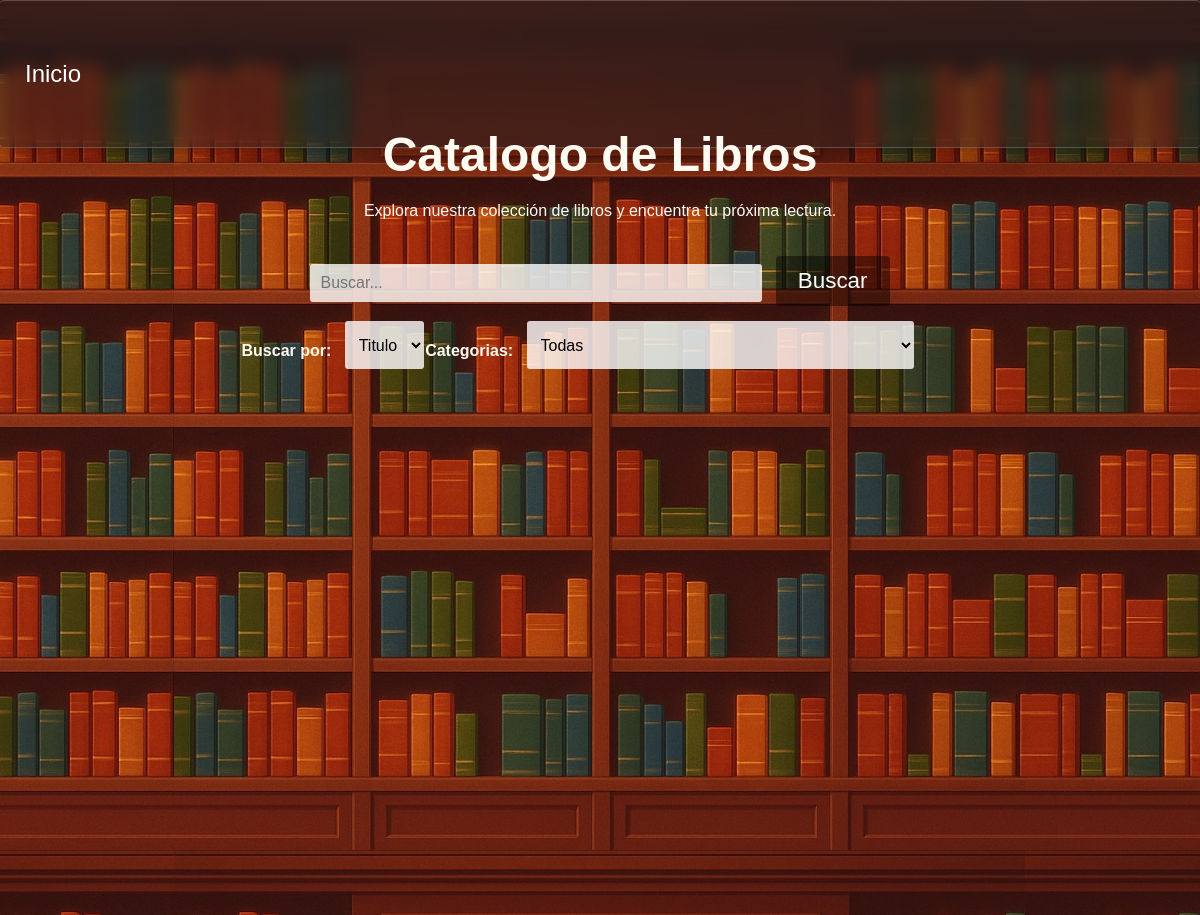
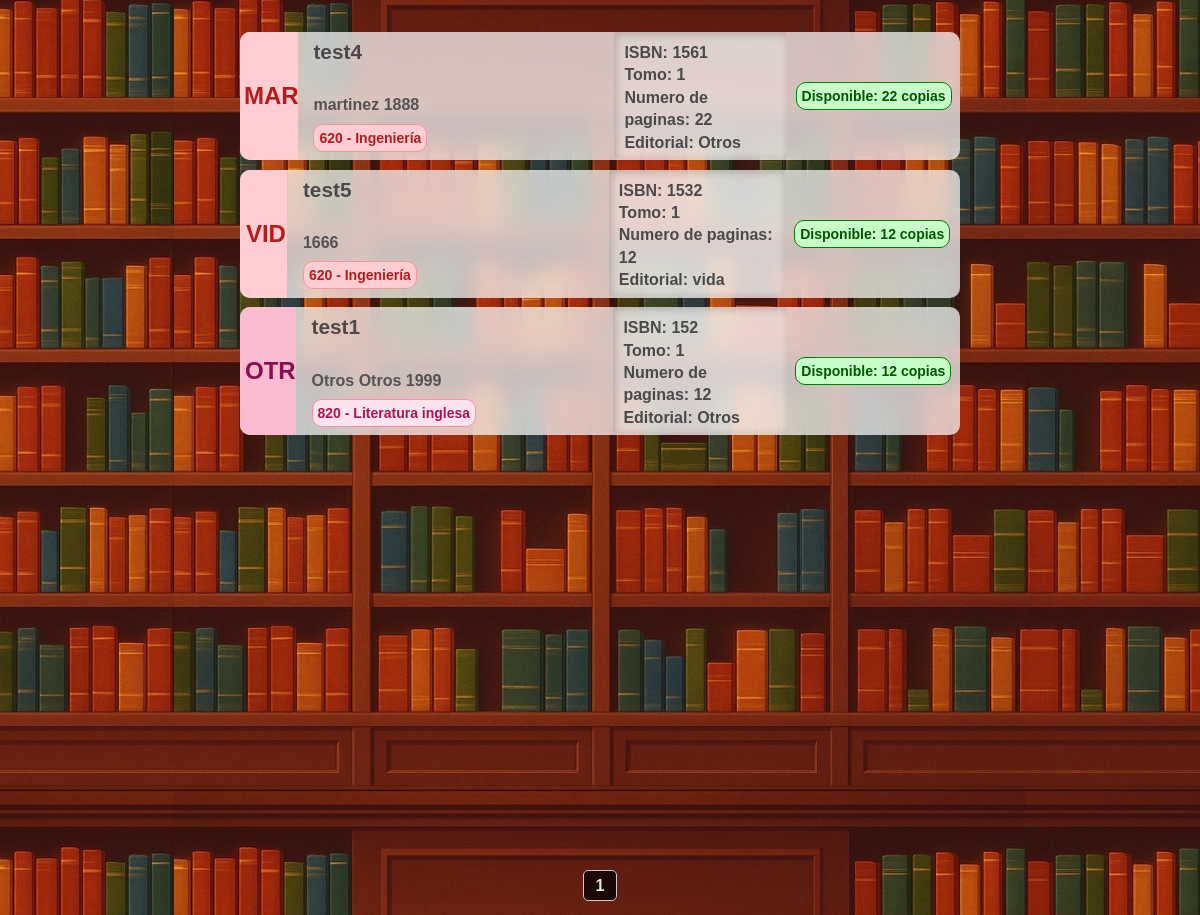
Page /libros on the committed database (2 pictures, top to bottom).
### tables this page shows
CREATE TABLE "Libros" (
	"id_libro"	INTEGER,
	"Titulo"	TEXT NOT NULL,
	"Tomo"	INTEGER,
	"ano_publicacion"	TEXT,
	"ISBN"	TEXT,
	"numero_paginas"	INTEGER  NOT NULL,
	"numero_copias"	INTEGER  NOT NULL,
	PRIMARY KEY("id_libro" AUTOINCREMENT),
	UNIQUE("Titulo", "Tomo")
);

CREATE TABLE "Notaciones" (
	"id_notacion"	INTEGER NOT NULL,
	"notacion"	TEXT NOT NULL,
	"id_editorial"	INTEGER NOT NULL,
	"id_autor"	INTEGER NOT NULL,
	PRIMARY KEY("id_notacion" AUTOINCREMENT),
	FOREIGN KEY("id_autor") REFERENCES "Autores"("id_autor"),
	FOREIGN KEY("id_editorial") REFERENCES "Editoriales"("id_editorial"),
	UNIQUE("id_autor", "id_editorial")
);

CREATE TABLE "Autores" (
	"id_autor"	INTEGER NOT NULL,
	"nombre_autor"	TEXT NOT NULL,
	"apellido_autor"	TEXT NOT NULL,
	PRIMARY KEY("id_autor" AUTOINCREMENT),
		UNIQUE("nombre_autor", "apellido_autor")
);

CREATE TABLE "SistemaDewey" (
	"codigo_seccion"	TEXT NOT NULL,
	"seccion"	TEXT NOT NULL UNIQUE,
	PRIMARY KEY("codigo_seccion")
);

CREATE TABLE "Editoriales" (
	"id_editorial"	INTEGER,
	"editorial"	TEXT NOT NULL UNIQUE,
	PRIMARY KEY("id_editorial" AUTOINCREMENT)
);

### app.py (the view)
@app.route("/libros", methods=["GET", "POST"])
def libros():
    conexion = conexion_BD()
    query = conexion.cursor()
    pagina = request.args.get("page", 1, type=int) #Recibe el parametro de la URL llamado page
    libros_por_pagina = 16
    offset = (pagina - 1) * libros_por_pagina
    query.execute("select count(*) from Libros")
    total_libros = query.fetchone()[0]
    total_paginas = math.ceil(total_libros / libros_por_pagina)
    query.execute("""
        select l.id_libro, Titulo, tomo, ano_publicacion, ISBN, numero_paginas, numero_copias,
               sd.codigo_seccion, sd.seccion, a.nombre_autor, a.apellido_autor, e.editorial, n.notacion
        from Libros l
        join RegistroLibros r ON r.id_libro = l.id_libro
        join SistemaDewey sd ON sd.codigo_seccion = r.codigo_seccion
        join notaciones n ON n.id_notacion = r.id_notacion
        join Autores a ON a.id_autor = n.id_autor
        join Editoriales e ON e.id_editorial = n.id_editorial
        LIMIT ? OFFSET ?
    """, (libros_por_pagina, offset))
    libros = query.fetchall()
    query.execute("select * from SistemaDewey")
    categorias = query.fetchall()
    query.close()
    conexion.close()
    return render_template("libros.html",libros=libros,categorias=categorias,pagina=pagina,total_paginas=total_paginas)

### config.py (called while the page is built)
def conexion_BD():
    return sqlite3.connect(DB_PATH)

### templates/libros.html (shortened to what this page needs)
<!DOCTYPE html>
<html lang="es">
<head>
    <link rel="stylesheet" href="{{ url_for('static', filename='estilo_libros.css') }}">
    <link rel="stylesheet" href="{{ url_for('static', filename='barra_lateral.css') }}">
    <link rel="stylesheet" href="{{ url_for('static', filename='filtros.css') }}">
    <link rel="stylesheet" href="{{ url_for('static', filename='general.css') }}">
</head>
<body>
    <header>
        <div class="navbar fondo-cristal">
            {% if session %}
                <a href="{{ url_for('logout') }}">Cerrar sesion</a>
            {% else %}
                <a href="{{ url_for('inicio') }}">Inicio</a>
            {% endif %}
        </div>
    </header>
    <main>
        <div class="div-busqueda">
            <form class="frm-buscar" action="/buscar_libro" method="GET">
                <label for="buscar"><h1>Catalogo de Libros</h1>Explora nuestra colección de libros y encuentra tu próxima lectura.</label><br><br><br>
                <input class="buscar" id="cuadro-busqueda" type="text" name="buscar" autocomplete="off" placeholder="Buscar...">&nbsp;&nbsp;
                <section class="menu-filtros">
                    <nav>
                        <section>
                            <h4> Buscar por: &nbsp;&nbsp;</h4>
                            <select name="filtro-busqueda" id="filtro-busqueda">
                                <option value="Titulo"
                                    >
                                    Titulo
                                </option>
                            </select>
                        </section>
                        <section>
                            <h4> Categorias: &nbsp;&nbsp; </h4>
                            <select name="categorias" id="categorias">
                                <option value="Todas"
                                    >
                                    Todas
                                </option>
                            </select>
                        </section>
                    </nav>
                </section>
                <button id="btn-buscar" type="submit">Buscar</button>
            </form>
        </div>
        <div class="contendor-catalogo">
            {% for libro in libros%}
            <div class="libro">
                <span class="span-notacion"
                    {% if (libro[7]|int) < 100 %}
                        id="h2-seccion-0"
                    {% elif (libro[7]|int) < 200 %}
                        id="h2-seccion-1"
                    {% elif (libro[7]|int) < 300 %}
                        id="h2-seccion-2"
                    {% elif (libro[7]|int) < 400 %}
                        id="h2-seccion-3"
                    {% elif (libro[7]|int) < 500 %}
                        id="h2-seccion-4"
                    {% elif (libro[7]|int) < 600 %}
                        id="h2-seccion-5"
                    {% elif (libro[7]|int) < 700 %}
                        id="h2-seccion-6"
                    {% elif (libro[7]|int) < 800 %}
                        id="h2-seccion-7"
                    {% elif (libro[7]|int) < 900 %}
                        id="h2-seccion-8"
                    {% else %}
                        id="h2-seccion-9"
                    {% endif %} >
                    <h2>{{libro[12]}}</h2>
                </span>
                <span id="span-info-libros">
                    <h3>{{libro[1]}}</h3>
                    <h4>{{libro[9]}} {{libro[10]}}
                        {{libro[3]}} </h4>
                    <h5
                        {% if (libro[7]|int) < 100 %}
                            id="h4-seccion-0"
                        {% elif (libro[7]|int) < 200 %}
                            id="h4-seccion-1"
                        {% elif (libro[7]|int) < 300 %}
                            id="h4-seccion-2"
                        {% elif (libro[7]|int) < 400 %}
                            id="h4-seccion-3"
                        {% elif (libro[7]|int) < 500 %}
                            id="h4-seccion-4"
                        {% elif (libro[7]|int) < 600 %}
                            id="h4-seccion-5"
                        {% elif (libro[7]|int) < 700 %}
                            id="h4-seccion-6"
                        {% elif (libro[7]|int) < 800 %}
                            id="h4-seccion-7"
                        {% elif (libro[7]|int) < 900 %}
                            id="h4-seccion-8"
                        {% else %}
                            id="h4-seccion-9"
                        {% endif %} >
                        {{libro[7]}} - {{libro[8]}}
                    </h5>
                </span>
                <span id="span-datos-libro2">
                    <h4 class="h4-datos-libro2">
                        ISBN: {{libro[4]}}<br>
                        Tomo:  {{libro[2]}}<br>
                        Numero de paginas: {{libro[5]}}<br>
                        Editorial: {{libro[11]}}<br>
                    </h4>
                </span>
                <span id="span-disponibilidad-libros">
                    {% if (libro[6]|int) > 0 %}
                        <h4 id="h4-disponible">Disponible:
                            {% if (libro[6]|int == 1)%}
                                {{libro[6]}} copia
                            {% else %}
                                {{libro[6]}} copias
                            {% endif %}
                        </h4>
                    {% else %}
                        <h4 id="h4-no_disponible">No disponible</h4>
                    {% endif %}
                </span>
            </div>
            {% endfor %}
            <br><br><br><br>
        </div>
        <div class="paginacion">
            {% for p in range(pagina - 1, pagina + 2) %}
                {% if 1 <= p <= total_paginas %}
                    {% if p == pagina %}
                        <strong>{{ p }}</strong>
                    {% else %}
                        <a href="{{ url_for('buscar_libro', page=p, buscar=busqueda, categorias=Seccion, filtro_busqueda=filtro_busqueda) }}">{{ p }}</a>
                    {% endif %}
                {% endif %}
            {% endfor %}
        </div>
    </main>
</body>
</html>

### static/estilo_libros.css (style rules this page uses)
body { background-image: url('img/libros-loop-v2.jpg'); background-size: cover; background-position: top; }
main { height: 100vh; display: flex; flex-direction: column; justify-content: center; align-items: center; color: #fffbf2; }
.contendor-catalogo { display: block; position: absolute; width: 60%; height: auto; min-height: 70%; top: 50%; z-index: 0; margin: 2rem auto; }
.libro { background-color: rgba(255, 255, 255, 0.721); backdrop-filter: blur(10px); display: flex; position: relative; top: 1%; width: 100%; height: 8rem; border-radius: 10px; margin-bottom: .6rem; color: #4a4a4a; transition: 0.3s ease-in-out; }
.span-notacion { position: relative; display: flex; width: 8%; justify-content: center; align-items: center; border-top-left-radius: 10px; border-bottom-left-radius: 10px; }
.span-notacion h2 { margin-left: 5px; }
#h2-seccion-6 { background-color: #ffcdd2; color: #b71c1c; }
#h2-seccion-8 { background-color: #f8bbd0; color: #880e4f; }
#span-info-libros { position: relative; width: 55%; display: flex; align-items: center; }
#span-datos-libro2 { width: 30%; }
.h4-datos-libro2 { background-color: rgba(255, 255, 255, 0.252); padding: 10px; line-height: 1.4; margin: 0; height: 83%; border-radius: 3px; box-shadow: inset 2px 2px 8px rgba(0, 0, 0, 0.2); }
#span-info-libros h3 { margin-top: 8px; margin-left: 5%; position: absolute; top: 0%; font-size: 1.3rem; }
#span-info-libros h4 { margin-left: 5%; position: relative; margin-top: 40px; color: #535353; }
#span-info-libros h5 { margin-left: 5%; margin-bottom: 7px; position: absolute; bottom: 1%; border-radius: 10px; padding: 5px; font-size: 14px; }
#h4-seccion-6 { background-color: #ffcdd2; color: #b71c1c; border: solid 1px #ef9a9a; }
#h4-seccion-8 { background-color: #fce4ec; color: #ad1457; border: solid 1px #f48fb1; }
#span-disponibilidad-libros { position: relative; width: 30%; border-top-right-radius: 15px; border-bottom-right-radius: 15px; display: flex; align-items: center; justify-content:center; flex-direction: column; }
#span-disponibilidad-libros h4 { border-radius: 10px; padding: 5px; font-size: 14px; }
#h4-disponible { background-color: rgb(200, 255, 200); color: rgb(0, 87, 0); border: solid 1px green; }
form select, form input { padding: 10px; font-size: 1rem; border-radius: 3px; border: none; background-color: rgba(255, 255, 255, 0.8); color: black; }
form select { height: 3rem; }
.div-busqueda { text-align: center; position: absolute; top: 5rem; height: 40%; width: 60%; padding: 15px; border-radius: 4px; }
.frm-buscar { display: inline; }
#cuadro-busqueda { width: 60%; }

### static/filtros.css (style rules this page uses)
.menu-filtros { position: absolute; display: flex; width: 100%; }
.menu-filtros nav { margin-top: 2%; display: flex; width: 90%; justify-content: space-evenly; }
h2 { margin-left: 14px; }
.menu-filtros nav section { display: flex; }

### static/general.css (style rules this page uses)
body { margin: 0; padding: 0; font-family: Arial, sans-serif; }
h1 { font-size: 3rem; margin-bottom: 20px; }
#btn-registrar, #btn-buscar, #btn-catalogo, #btn-login, #btn-registrar-prestamo { text-decoration: none; color: white; background-color: #00000071; padding: 12px 22px; font-size: 1.4rem; border: none; border-radius: 4px; transition: background-color 0.2s ease-in-out; }
.navbar { background-color: #00000071; width: 100%; height: 8%; position: absolute; top: 0px; display: flex; align-items: center; justify-content: space-between; border-left: none !important; border-right: none !important; }
.navbar a { text-decoration: none; color: white; padding: 25px; font-size: 1.5rem; transition: 0.1s ease-in; border-radius: 4px; }
.fondo-cristal { background: linear-gradient(rgba(31,31,31,0.6),rgba(31,31,31,0.45)); backdrop-filter: blur(8px); box-shadow: 0 8px 32px 0 rgba(0,0,0,0.37); border: solid 1px rgba(255, 255, 255, 0.21); border-radius: 4px; }
.paginacion { position: fixed; text-align: center; margin: 20px; width: 100%; bottom: 0; z-index: 1; }
.paginacion a, .paginacion strong { margin: 0 5px; padding: 6px 12px; text-decoration: none; border: 1px solid #ccc; border-radius: 5px; color: #e5e5e5; background-color: #0000003a; transition: 0.2s ease-in-out; }
.paginacion strong { font-weight: bold; background-color: #000000ba; }

### rows in the picture
Libros: notacion "MAR", Titulo "test4", apellido_autor "martinez", ano_publicacion "1888", codigo_seccion "620", seccion "Ingeniería", ISBN "1561", Tomo "1", numero_paginas "22", editorial "Otros", numero_copias "22"
Libros: notacion "VID", Titulo "test5", ano_publicacion "1666", codigo_seccion "620", seccion "Ingeniería", ISBN "1532", Tomo "1", numero_paginas "12", editorial "vida", numero_copias "12"
Libros: notacion "OTR", Titulo "test1", nombre_autor "Otros", apellido_autor "Otros", ano_publicacion "1999", codigo_seccion "820", seccion "Literatura inglesa", ISBN "152", Tomo "1", numero_paginas "12", editorial "Otros", numero_copias "12"

### other values in the picture
{{ p }} "1"
